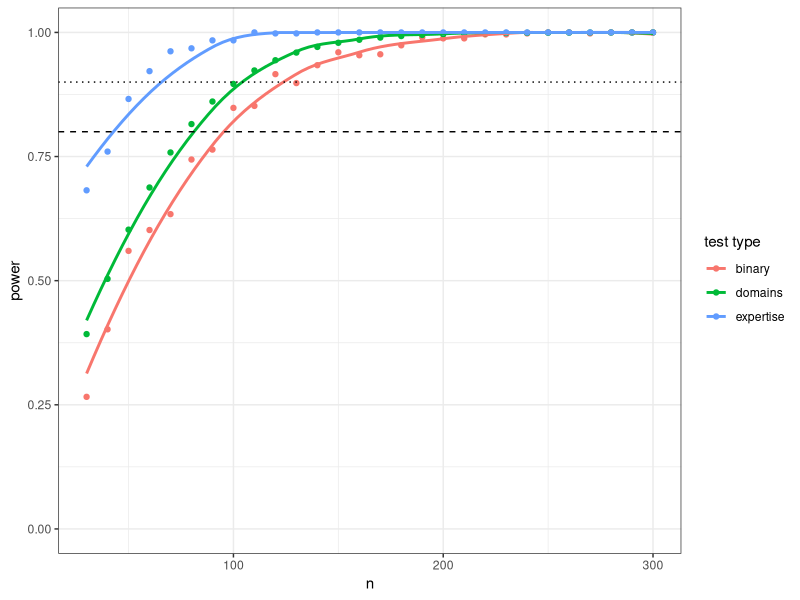

Write R code to recreate this figure.
library(tidyverse)

df <- read_csv('datasets/power_analysis.csv')

# power curve
pwr_curve <- ggplot(df, aes(x=n, y=power, colour=factor(wtest))) + geom_point() +
  geom_smooth(se=FALSE) + theme_bw() + #theme(legend.position = 'none') +
  geom_hline(yintercept = 0.8, linetype=2) + labs(colour='test type') +
  geom_hline(yintercept = 0.9, linetype=3) + labs(colour='test type') +
  ylim(c(0,1))
